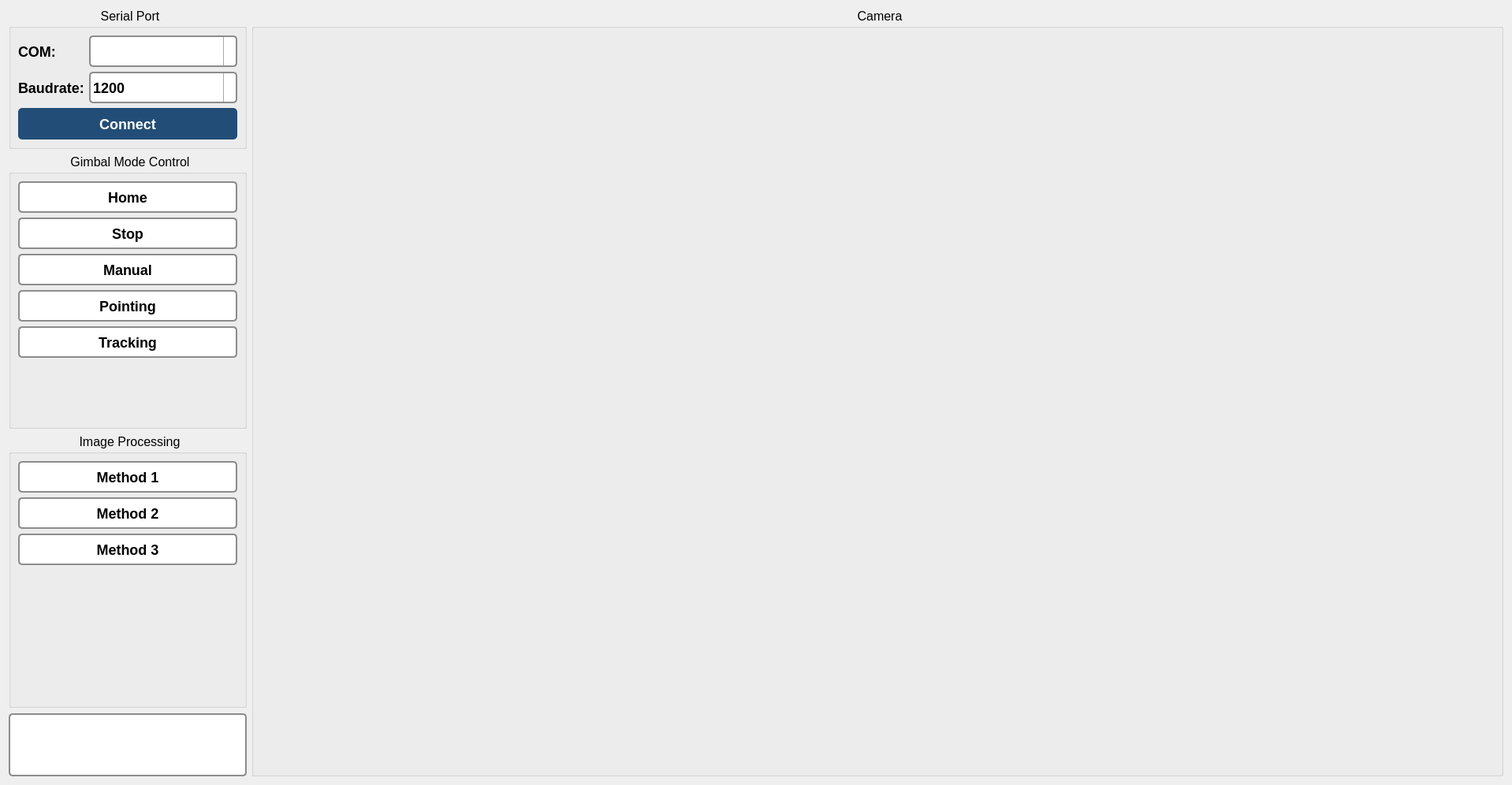
          <widget class="QWidget" name="scrollAreaWidgetContents">
           <property name="geometry">
            <rect>
             <x>0</x>
             <y>0</y>
             <width>1918</width>
             <height>996</height>
            </rect>
           </property>
           <layout class="QHBoxLayout" name="horizontalLayout_3" stretch="0,1">
            <item>
             <layout class="QVBoxLayout" name="verticalLayout_2" stretch="1,2,2,0">
              <property name="spacing">
               <number>7</number>
              </property>
              <item>
               <widget class="QGroupBox" name="grpSerialPort">
                <property name="sizePolicy">
                 <sizepolicy hsizetype="Preferred" vsizetype="Preferred">
                  <horstretch>0</horstretch>
                  <verstretch>0</verstretch>
                 </sizepolicy>
                </property>
                <property name="styleSheet">
                 <string notr="true">QGroupBox { font: 16px; min-width: 300px; max-width: 300px;}
QGroupBox::title { subcontrol-position: top center; }
QLabel { font: bold 18px; }
QComboBox { font: bold 18px; border: 2px solid #8c8c8c; border-radius: 5px; min-height: 36px; }
QComboBox::drop-down {
	subcontrol-origin: padding; subcontrol-position: top right; width: 15px;
	border-left-width: 1px; border-left-color: darkgray;
	border-left-style: solid; border-top-right-radius: 3px; border-bottom-right-radius: 3px;
}
QComboBox::down-arrow{ image: url(:/files/images/arrow_down.png); height: 12px; width: 12px; }
QComboBox::on { border: 2px solid #cc6600; }
QComboBox:hover { border: 2px solid #cc6600; }
QComboBox QAbstractItemView {
	border: 2px solid #cc6600;
	selection-background-color: QLinearGradient( x1: 0, y1: 0, x2: 0, y2: 1, stop: 0 #111, stop: 1 #333);
}
QPushButton { font: bold 18px; color: white; background-color: #224d77; border-radius: 5px; min-height: 40px; }
QPushButton:pressed { background-color: #1c4063; }
QPushButton:hover:!pressed { background-color: #27598b; }</string>
                </property>
                <property name="title">
                 <string>Serial Port</string>
                </property>
                <layout class="QGridLayout" name="gridLayout" columnstretch="0,1">
                 <item row="0" column="1">
                  <widget class="QComboBox" name="cboSerialPort"/>
                 </item>
                 <item row="1" column="1">
                  <widget class="QComboBox" name="cboBaudrate">
                   <item>
                    <property name="text">
                     <string>1200</string>
                    </property>
                   </item>
                   <item>
                    <property name="text">
                     <string>2400</string>
                    </property>
                   </item>
                   <item>
                    <property name="text">
                     <string>4800</string>
                    </property>
                   </item>
                   <item>
                    <property name="text">
                     <string>9600</string>
                    </property>
                   </item>
                   <item>
                    <property name="text">
                     <string>19200</string>
                    </property>
                   </item>
                   <item>
                    <property name="text">
                     <string>38400</string>
                    </property>
                   </item>
                   <item>
                    <property name="text">
                     <string>57600</string>
                    </property>
                   </item>
                   <item>
                    <property name="text">
                     <string>115200</string>
                    </property>
                   </item>
                  </widget>
                 </item>
                 <item row="0" column="0">
                  <widget class="QLabel" name="label">
                   <property name="styleSheet">
                    <string notr="true"/>
                   </property>
                   <property name="text">
                    <string>COM:</string>
                   </property>
                  </widget>
                 </item>
                 <item row="1" column="0">
                  <widget class="QLabel" name="label_2">
                   <property name="text">
                    <string>Baudrate:</string>
                   </property>
                  </widget>
                 </item>
                 <item row="2" column="0" colspan="2">
                  <widget class="QPushButton" name="btnConnect">
                   <property name="sizePolicy">
                    <sizepolicy hsizetype="Minimum" vsizetype="Fixed">
                     <horstretch>0</horstretch>
                     <verstretch>0</verstretch>
                    </sizepolicy>
                   </property>
                   <property name="text">
                    <string>Connect</string>
                   </property>
                  </widget>
                 </item>
                </layout>
               </widget>
              </item>
              <item>
               <widget class="QGroupBox" name="grpModeControl">
                <property name="styleSheet">
                 <string notr="true">QGroupBox { font: 16px; }
QGroupBox::title { subcontrol-position: top center;  }
QPushButton { font: bold 18px; border: 2px solid #8c8c8c; border-radius: 5px; background-color: white; min-height: 36px; }
QPushButton:pressed { background-color: #f2f2f2; }
QPushButton:hover:!checked { border: 2px solid #cc6600; }
QPushButton:checked { color: white; border: 2px solid #224d77; background-color: #224d77; }</string>
                </property>
                <property name="title">
                 <string>Gimbal Mode Control</string>
                </property>
                <layout class="QVBoxLayout" name="verticalLayout_3">
                 <item>
                  <widget class="QPushButton" name="btnHome">
                   <property name="styleSheet">
                    <string notr="true"/>
                   </property>
                   <property name="text">
                    <string>Home</string>
                   </property>
                   <property name="checkable">
                    <bool>true</bool>
                   </property>
                   <property name="autoExclusive">
                    <bool>true</bool>
                   </property>
                  </widget>
                 </item>
                 <item>
                  <widget class="QPushButton" name="btnStop">
                   <property name="styleSheet">
                    <string notr="true"/>
                   </property>
                   <property name="text">
                    <string>Stop</string>
                   </property>
                   <property name="checkable">
                    <bool>true</bool>
                   </property>
                   <property name="autoExclusive">
                    <bool>true</bool>
                   </property>
                  </widget>
                 </item>
                 <item>
                  <widget class="QPushButton" name="btnManual">
                   <property name="styleSheet">
                    <string notr="true"/>
                   </property>
                   <property name="text">
                    <string>Manual</string>
                   </property>
                   <property name="checkable">
                    <bool>true</bool>
                   </property>
                   <property name="autoExclusive">
                    <bool>true</bool>
                   </property>
                  </widget>
                 </item>
                 <item>
                  <widget class="QPushButton" name="btnPointing">
                   <property name="text">
                    <string>Pointing</string>
                   </property>
                   <property name="checkable">
                    <bool>true</bool>
                   </property>
                   <property name="autoExclusive">
                    <bool>true</bool>
                   </property>
                  </widget>
                 </item>
                 <item>
                  <widget class="QPushButton" name="btnTracking">
                   <property name="text">
                    <string>Tracking</string>
                   </property>
                   <property name="checkable">
                    <bool>true</bool>
                   </property>
                   <property name="autoExclusive">
                    <bool>true</bool>
                   </property>
                  </widget>
                 </item>
                 <item>
                  <spacer name="verticalSpacer">
                   <property name="orientation">
                    <enum>Qt::Vertical</enum>
                   </property>
                   <property name="sizeHint" stdset="0">
                    <size>
                     <width>20</width>
                     <height>40</height>
                    </size>
                   </property>
                  </spacer>
                 </item>
                </layout>
               </widget>
              </item>
              <item>
               <widget class="QGroupBox" name="grpImageProcessing">
                <property name="styleSheet">
                 <string notr="true">QGroupBox { font: 16px; }
QGroupBox::title { subcontrol-position: top center;  }
QPushButton { font: bold 18px; border: 2px solid #8c8c8c; border-radius: 5px; background-color: white; min-height: 36px; }
QPushButton:pressed { background-color: #f2f2f2; }
QPushButton:hover:!checked { border: 2px solid #cc6600; }
QPushButton:checked { color: white; border: 2px solid #224d77; background-color: #224d77; }</string>
                </property>
                <property name="title">
                 <string>Image Processing</string>
                </property>
                <layout class="QVBoxLayout" name="verticalLayout_4" stretch="0,0,0,0">
                 <item>
                  <widget class="QPushButton" name="pushButton_8">
                   <property name="minimumSize">
                    <size>
                     <width>0</width>
                     <height>40</height>
                    </size>
                   </property>
                   <property name="styleSheet">
                    <string notr="true"/>
                   </property>
                   <property name="text">
                    <string>Method 1</string>
                   </property>
                   <property name="checkable">
                    <bool>true</bool>
                   </property>
                   <property name="autoExclusive">
                    <bool>true</bool>
                   </property>
                  </widget>
                 </item>
                 <item>
                  <widget class="QPushButton" name="pushButton_9">
                   <property name="minimumSize">
                    <size>
                     <width>0</width>
                     <height>40</height>
                    </size>
                   </property>
                   <property name="styleSheet">
                    <string notr="true"/>
                   </property>
                   <property name="text">
                    <string>Method 2</string>
                   </property>
                   <property name="checkable">
                    <bool>true</bool>
                   </property>
                   <property name="autoExclusive">
                    <bool>true</bool>
                   </property>
                  </widget>
                 </item>
                 <item>
                  <widget class="QPushButton" name="pushButton_10">
                   <property name="minimumSize">
                    <size>
                     <width>0</width>
                     <height>40</height>
                    </size>
                   </property>
                   <property name="styleSheet">
                    <string notr="true"/>
                   </property>
                   <property name="text">
                    <string>Method 3</string>
                   </property>
                   <property name="checkable">
                    <bool>true</bool>
                   </property>
                   <property name="autoExclusive">
                    <bool>true</bool>
                   </property>
                  </widget>
                 </item>
                 <item>
                  <spacer name="verticalSpacer_2">
                   <property name="orientation">
                    <enum>Qt::Vertical</enum>
                   </property>
                   <property name="sizeHint" stdset="0">
                    <size>
                     <width>20</width>
                     <height>40</height>
                    </size>
                   </property>
                  </spacer>
                 </item>
                </layout>
               </widget>
              </item>
              <item>
               <widget class="QPlainTextEdit" name="ptxtStatus_0">
                <property name="styleSheet">
                 <string notr="true">QPlainTextEdit {
	font: 14px; border: 2px solid #8c8c8c; border-radius: 5px; background-color: white; 
	min-height: 76px; max-height: 76px; min-width: 298px; max-width: 298px;
}</string>
                </property>
                <property name="readOnly">
                 <bool>true</bool>
                </property>
               </widget>
              </item>
             </layout>
            </item>
            <item>
             <widget class="QGroupBox" name="grpCamera">
              <property name="minimumSize">
               <size>
                <width>800</width>
                <height>600</height>
               </size>
              </property>
              <property name="styleSheet">
               <string notr="true">QGroupBox { font: 16px; }
QGroupBox::title { subcontrol-position: top center; }</string>
              </property>
              <property name="title">
               <string>Camera</string>
              </property>
             </widget>
            </item>
           </layout>
          </widget>
